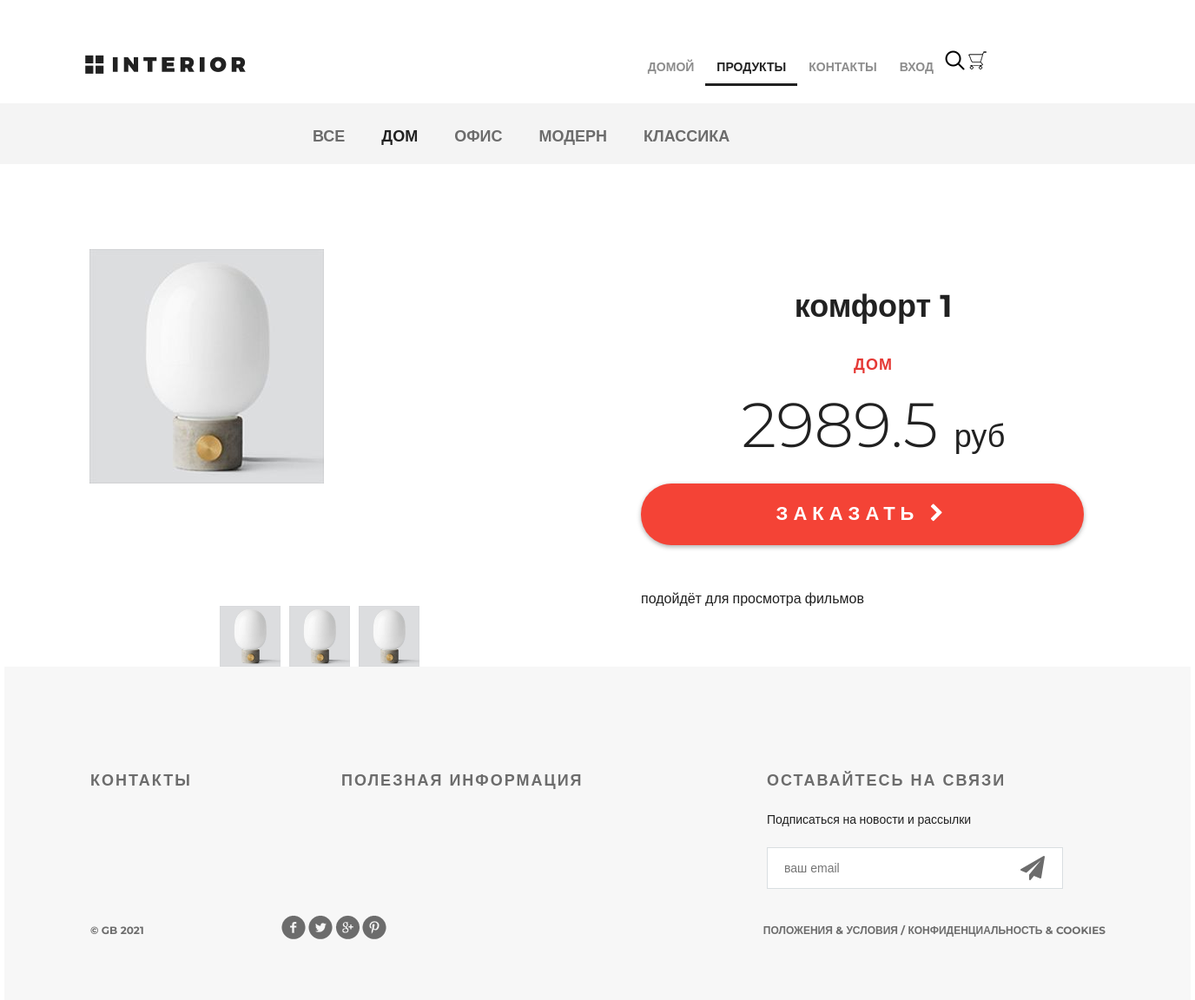
The app's page /products/product/1/, older data.
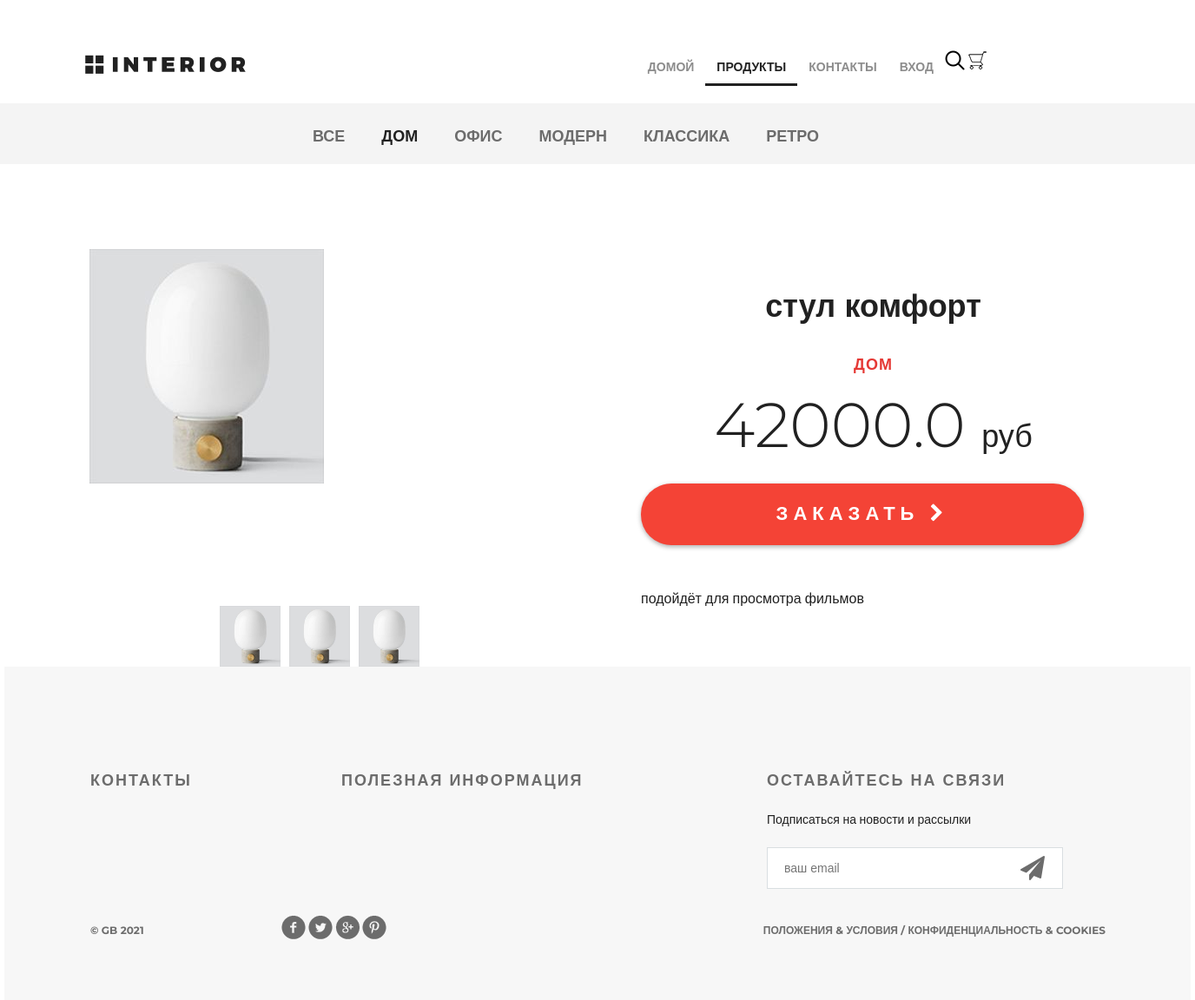
The same page, newer data.
### mainapp/models.py (models this page shows, shortened)
class ProductCategory(models.Model):
    name = models.CharField(max_length=64, unique=True, verbose_name='имя')
    description = models.TextField(verbose_name='описание', blank=True)
    is_active = models.BooleanField(verbose_name='активность', default=True)

class Product(models.Model):
    category = models.ForeignKey(ProductCategory, on_delete=models.CASCADE)
    name = models.CharField(max_length=128, verbose_name='имя')
    image = models.ImageField(upload_to='products_images', blank=True)
    short_desc = models.CharField(max_length=64, verbose_name='краткое описание', blank=True)
    description = models.TextField(blank=True, verbose_name='описание')
    price = models.DecimalField(verbose_name='цена', max_digits=8, decimal_places=2, default=0)
    quantity = models.PositiveSmallIntegerField(verbose_name='количество на складе', default=0)
    is_active = models.BooleanField(verbose_name='активность', default=True)

### mainapp/views.py (the view)
# urls.py: path('product/<int:pk>/', mainapp.product, name='product'),
def product(request, pk):
    title = 'продукт'
    content = {
        'title': title,
        'links_menu': ProductCategory.objects.all(),
        'product': get_object_or_404(Product, pk=pk),
        'basket': get_basket(request.user)
    }
    return render(request, 'mainapp/product.html', content)

### mainapp/views.py (called while the page is built)
def get_basket(user):
    if user.is_authenticated:
        return Basket.objects.filter(user=user)
    return []

### mainapp/templates/mainapp/product.html (shortened to what this page needs)
{% extends 'mainapp/base.html' %}
{% load static %}
{% block menu %}
    <div class="hero-white">
        <div class="header clearfix">
            {% include 'mainapp/includes/inc_menu.html' %}
        </div>
    </div>
    <div class="links clearfix">
        {% include 'mainapp/includes/inc_categories_menu.html' %}
    </div>
{% endblock %}
{% block content %}
    <div class="details">
        <div class="details-products">
            <div class="details-slider">
                <div class="slider-product">
                    <img src="/media/{{ product.image }}" alt="{{ product.short_desc }}">
                </div>
                <div class="slider-control">
                    <div class="block">
                        <a href="#">
                            <img src="/media/{{ product.image }}" alt="вариант 1">
                        </a>
                    </div>
                    <div class="block">
                        <a href="#">
                            <img src="/media/{{ product.image }}" alt="вариант 2">
                        </a>
                    </div>
                    <div class="block">
                        <a href="#">
                            <img src="/media/{{ product.image }}" alt="вариант 3">
                        </a>
                    </div>
                </div>
            </div>
            <div class="description">
                <h3 class="big-bold">{{ product.name }}</h3>
                <br>
                <h3 class="red">{{ product.category.name }}</h3>
                <p class="price">{{ product.price|floatformat:1 }} <span>руб</span></p>
                <a href="{% url 'basket:add' product.pk %}" class="red-button">
                    заказать <i class="fa fa-chevron-right" aria-hidden="true"></i>
                </a>
                <div class="description-text">
                    <p>
                        {{ product.description }}
                    </p>
                </div>
            </div>
        </div>
    </div>
{% endblock %}

### mainapp/templates/mainapp/base.html (shortened to what this page needs)
{% load static %}
<!DOCTYPE html>
<html>
<head>
    {% block css %}
        <link rel="stylesheet" type="text/css" href="{% static 'css/style.css' %}">
        <link rel="stylesheet" href="{% static 'fonts/font-awesome/css/font-awesome.css' %}">
    {% endblock %}
</head>
<body>
{% block menu %}{% endblock %}
<div class="container">
    {% block content %}
    {% endblock %}
</div>
{% block footer %}
    <div class="footer">
        <div class="clearfix">
            <div class="text-footer">
                <h3>контакты</h3>
            </div>
            <div class="text-footer">
                <h3>полезная информация</h3>
            </div>
            <div class="text-footer clearfix">
                <h3>Оставайтесь на связи</h3>
                <p>Подписаться на новости и рассылки</p>
                <form>
                    <input type="email" name="email" placeholder="ваш email">
                    <a href="#"><i class="fa fa-paper-plane fa-2x" aria-hidden="true"></i></a>
                </form>
            </div>
        </div>
        <p class="small">&copy; GB {% now "Y" %}</p>
        <div class="social">
            <a href="#" class="social1"></a>
            <a href="#" class="social2"></a>
            <a href="#" class="social3"></a>
            <a href="#" class="social4"></a>
        </div>
        <p class="small">Положения &amp; Условия / Конфиденциальность &amp; Cookies</p>
    </div>
{% endblock %}
</body>
</html>

### mainapp/templates/mainapp/includes/inc_menu.html (shortened to what this page needs)
<a href="{% url 'main' %}" class="logo"></a>
<ul class="menu">
    <li>
        <a href="{% url 'main' %}" {% if request.resolver_match.url_name == 'main' %}class="active"{% endif %}>
            домой
        </a>
    </li>
    <li>
        <a href="{% url 'products:index' %}"
           class="{% if request.resolver_match.namespace == 'products' %}active{% endif %}">
            продукты
        </a>
    </li>
    <li>
        <a href="{% url 'contact' %}"
           {% if request.resolver_match.url_name == 'contact' %}class="active"{% endif %}>
            контакты
        </a>
    </li>
    <li>
        {% if user.is_authenticated %}
            <a href="{% url 'auth:logout' %}">выход</a>
        {% else %}
            <a href="{% url 'auth:login' %}">вход</a>
        {% endif %}
    </li>
    <li>
        <a href="#" class="search"></a>
    </li>
    <li>
        <a href="{% url 'basket:view' %}" class="basket">
        </a>
    </li>
</ul>

### mainapp/templates/mainapp/includes/inc_categories_menu.html
<ul class="links-menu">
    <li>
        <a href="{% url 'mainapp:category' 0 %}" {% if request.resolver_match.kwargs.pk == 0 %}class="active" {% endif %}>
            все
        </a>
    </li>
    {% for link in links_menu %}
        <li>
            <a href="{% url 'mainapp:category' link.pk %}"
               {% if request.resolver_match.kwargs.pk == link.pk %}class="active" {% endif %}>
                {{ link.name }}
            </a>
        </li>
    {% endfor %}
</ul>

Row changes from the older to the newer data that the page shows:
added ProductCategory: name "РЕТРО"
changed Product "подойдёт для просмотра фильмов": name "комфорт 1" → "стул комфорт"; price "2989.5" → "42000.0"
